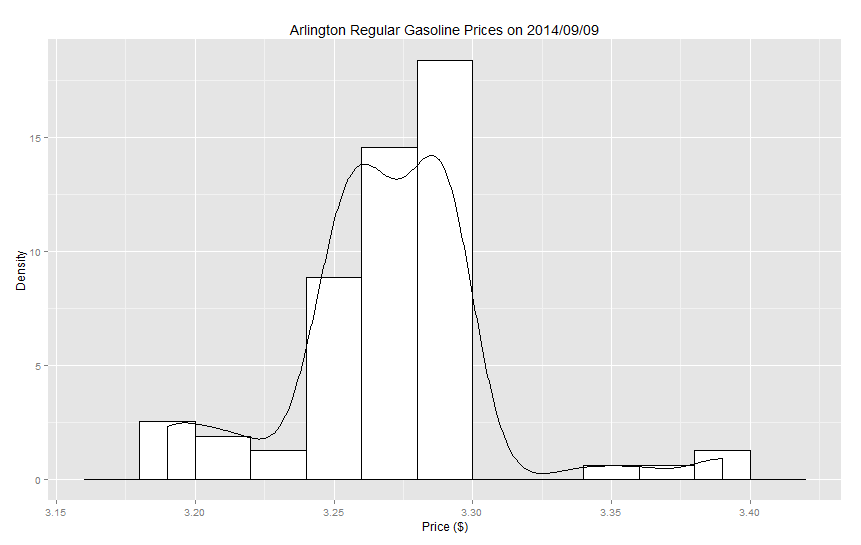

Here is the R script that generated this plot:
# ArlingtonGasolinePrices.r

require(ggplot2)

load("ArlingtonGasolinePrices.rda")
df <- ArlingtonGasolinePrices
rm( ArlingtonGasolinePrices )

ggplot( df, aes( x=Price )) +
  geom_histogram( aes(y=..density.. ), binwidth=0.02, colour="black", fill="white" ) +
  geom_density(  ) +
  xlab( "Price ($)" ) +
  ylab( "Density" ) +
  ggtitle( "Arlington Regular Gasoline Prices on 2014/09/09" )

with( df, mean( Price ))
with( df, sd( Price ))
with( df, summary( Price ))
